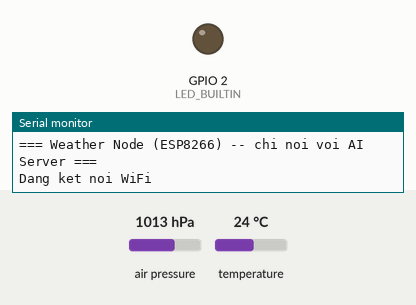
A sketch run on a simulated ESP8266 (NodeMCU). Shown: output pins drawn as LEDs (lit = HIGH, except the on-board LED, lit = LOW), the last lines printed to the serial monitor. The test bench sets the inputs (shaded band); at power-on: air pressure 1013 hPa, temperature 24 °C. WiFi joins after 1.5 s; servers stay silent unless stated; uploads are accepted with an empty reply.

Above: at 0.1 s.
At 1.8 s:
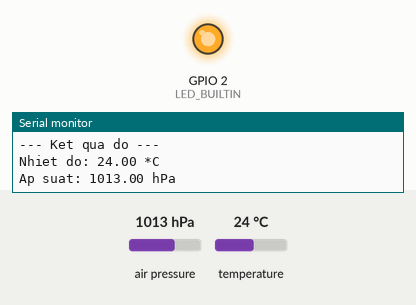
Timing chart, 0 to 3.9 s (numbered marks = the images above):
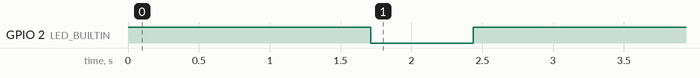

The sketch:

esp8266Folder.ino
```cpp
#include <ESP8266WiFi.h>
#include <ESP8266HTTPClient.h>
#include <WiFiClient.h>
#include <Wire.h>
#include <Adafruit_Sensor.h>
#include <Adafruit_BMP280.h>
#include "config.h"

Adafruit_BMP280 bmp;
bool bmpOk = false;
unsigned long lastReadAt = 0;

bool laySystemRunning() {
  if (WiFi.status() != WL_CONNECTED) return true;
  WiFiClient client;
  HTTPClient http;
  String url = String("http://") + SERVER_HOST + ":" + String(SERVER_PORT) + SYSTEM_STATUS_PATH;
  http.begin(client, url);
  int code = http.GET();
  bool running = true;
  if (code == 200) {
    String body = http.getString();
    running = body.indexOf("\"running\":true") >= 0 || body.indexOf("\"running\": true") >= 0;
  }
  http.end();
  return running;
}

void baoLoiChoServer(const String& msg) {
  if (WiFi.status() != WL_CONNECTED) return;
  WiFiClient client;
  HTTPClient http;
  String url = String("http://") + SERVER_HOST + ":" + String(SERVER_PORT) + SENSOR_ERROR_PATH;
  http.begin(client, url);
  http.addHeader("Content-Type", "application/json");
  String json = "{\"message\":\"" + msg + "\"}";
  http.POST(json);
  http.end();
}

void guiDuLieuChoServer(float t, float p) {
  if (WiFi.status() != WL_CONNECTED) return;
  WiFiClient client;
  HTTPClient http;
  String url = String("http://") + SERVER_HOST + ":" + String(SERVER_PORT) + SENSOR_UPDATE_PATH;
  http.begin(client, url);
  http.addHeader("Content-Type", "application/json");
  String json = "{\"temperature_c\":" + String(t, 1) + ",\"pressure_hpa\":" + String(p, 1) + "}";
  int code = http.POST(json);
  Serial.print(F("=> Gui AI Server, ma HTTP: ")); Serial.println(code);
  http.end();
}

void doVaGuiDuLieu() {
  if (!bmpOk) {
    Serial.println(F("Khong the doc du lieu tu BMP280!"));
    baoLoiChoServer("Mat ket noi cam bien BMP280");
    return;
  }

  digitalWrite(LED_BUILTIN, LOW);
  float t = bmp.readTemperature();
  float p = bmp.readPressure() / 100.0F;

  if (isnan(t) || isnan(p)) {
    Serial.println(F("Doc cam bien tra ve gia tri khong hop le!"));
    baoLoiChoServer("Doc cam bien BMP280 tra ve gia tri khong hop le");
    digitalWrite(LED_BUILTIN, HIGH);
    return;
  }

  Serial.println(F("--- Ket qua do ---"));
  Serial.print(F("Nhiet do: ")); Serial.print(t); Serial.println(" *C");
  Serial.print(F("Ap suat: "));  Serial.print(p); Serial.println(" hPa");

  guiDuLieuChoServer(t, p);
  delay(500);
  digitalWrite(LED_BUILTIN, HIGH);
}

void setup() {
  Serial.begin(9600);
  pinMode(LED_BUILTIN, OUTPUT);
  digitalWrite(LED_BUILTIN, HIGH);

  Serial.println(F("=== Weather Node (ESP8266) -- chi noi voi AI Server ==="));

  WiFi.begin(WIFI_SSID, WIFI_PASSWORD);
  Serial.print(F("Dang ket noi WiFi"));
  while (WiFi.status() != WL_CONNECTED) { delay(500); Serial.print("."); }
  Serial.println("\nWiFi OK: " + WiFi.localIP().toString());

  bmpOk = bmp.begin(0x76);
  if (!bmpOk) {
    Serial.println(F("LOI: Khong tim thay BMP280 luc khoi dong!"));
    baoLoiChoServer("Khoi dong loi: khong tim thay cam bien BMP280");
  } else {
    bmp.setSampling(Adafruit_BMP280::MODE_NORMAL, Adafruit_BMP280::SAMPLING_X2,
                     Adafruit_BMP280::SAMPLING_X16, Adafruit_BMP280::FILTER_X16,
                     Adafruit_BMP280::STANDBY_MS_500);
  }

  lastReadAt = millis() - READ_INTERVAL_MS; // doc ngay o lan chay dau
}

void loop() {
  if (millis() - lastReadAt >= READ_INTERVAL_MS) {
    lastReadAt = millis();
    if (laySystemRunning()) {
      Serial.println(F("\n>>> DOC VA GUI BMP280..."));
      doVaGuiDuLieu();
    } else {
      Serial.println(F("\n>>> He thong dang DUNG (V1/V6 tren Blynk) -- bo qua lan doc nay."));
    }
  }
}
```

config.example.h
```cpp
#pragma once
/*
 * config.example.h -- Weather Node (ESP8266 + BMP280)
 *
 * HUONG DAN:
 *   1. Sao chep file nay thanh config.h (cung thu muc)
 *   2. Dien gia tri THUC TE vao cac o YOUR_...
 *
 * Node nay KHONG tu ket noi Blynk -- chi noi voi AI Server qua HTTP
 * thuan. Moi hien thi/dieu khien tren app Blynk deu do serverFolder
 * dam nhiem (V1..V6 la widget CO DINH cua he thong, khong danh rieng
 * pin nao cho node nay).
 */

//  WiFi
#define WIFI_SSID     "YOUR_WIFI_SSID"      // Ten mang WiFi
#define WIFI_PASSWORD "YOUR_WIFI_PASSWORD"  // Mat khau WiFi

//  AI Server
// Doi thanh IP LAN THUC TE cua may dang chay serverFolder/main.py
// Xem IP bang lenh: ipconfig (Windows) hoac ip addr (Linux/Mac)
#define SERVER_HOST "YOUR_SERVER_LAN_IP"  // VD: "192.168.1.100"
#define SERVER_PORT 8000
#define SENSOR_UPDATE_PATH "/sensor-update"
#define SENSOR_ERROR_PATH  "/sensor-error"
#define SYSTEM_STATUS_PATH "/system-status"

//  Chu ky do & gui du lieu
// Khi TEST co the doi thanh 5000UL (5 giay) de thay ket qua nhanh.
#define READ_INTERVAL_MS 300000UL   // 900000UL = 15 phut khi trien khai that
```

Measured:
- by itself, GPIO 2 (LED_BUILTIN): HIGH → LOW at 1.7 s, → HIGH 0.73 s later
